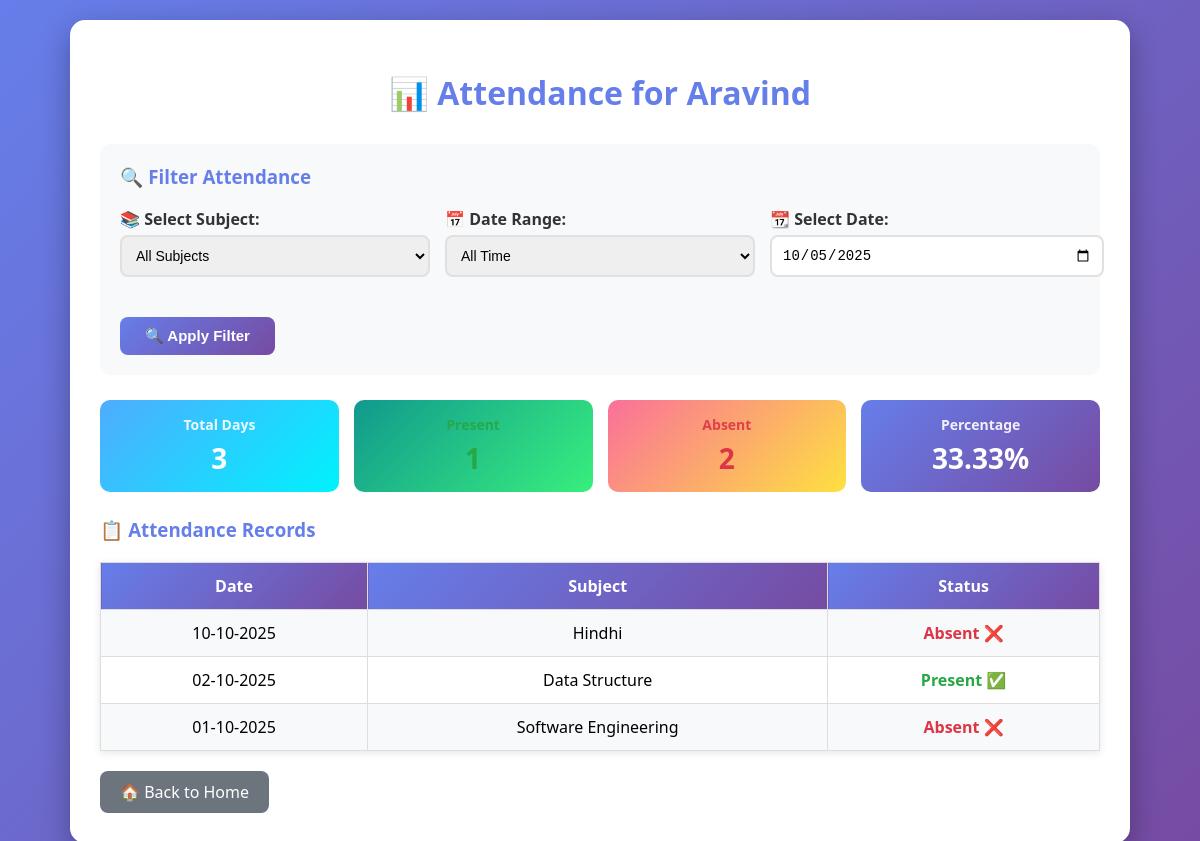
Page /student/Aravind (signed in) on the committed database.
### attendance_project/attendance_app.py (models this page shows)
class Student(db.Model):
    id = db.Column(db.Integer, primary_key=True)
    name = db.Column(db.String(100), unique=True, nullable=False)

class AttendanceRecord(db.Model):
    id = db.Column(db.Integer, primary_key=True)
    student_id = db.Column(db.Integer, db.ForeignKey('student.id'), nullable=False)
    date = db.Column(db.String(20), nullable=False)
    course = db.Column(db.String(100), nullable=False)
    status = db.Column(db.String(1), nullable=False)  # 'P' or 'A'
    info = db.Column(db.String(100), nullable=True)
    student = db.relationship('Student', backref=db.backref('attendance_records', lazy=True))

### attendance_project/attendance_app.py (the view, shortened to what this page needs)
@app.route("/student/<name>")
@login_required
def student_detail(name):
    if session.get('role') == 'Student':
        allowed_student_name = session.get('student_name')
        if not allowed_student_name or name != allowed_student_name:
            flash('You can only view your own attendance records.', 'error')
            return redirect(url_for('front'))
    student = Student.query.filter_by(name=name).first()
    if not student:
        return f"Student {name} not found", 404
    selected_course = request.args.get('course', 'all')
    date_range = request.args.get('range', 'all')
    selected_date = request.args.get('date')
    query = AttendanceRecord.query.filter_by(student_id=student.id)
    if selected_course != 'all':
        query = query.filter_by(course=selected_course)
    records = query.all()
    records_list = [(r.date, r.status, r.course) for r in records]
    records_list.sort(reverse=True)
    total_days = len(records_list)
    present_count = sum(1 for _, s, _ in records_list if s == "P")
    absent_count = sum(1 for _, s, _ in records_list if s == "A")
    percentage = round((present_count / total_days) * 100, 2) if total_days > 0 else 0
    return render_template("student_detail.html",
                           name=name,
                           records=records_list,
                           total_days=total_days,
                           present_count=present_count,
                           absent_count=absent_count,
                           percentage=percentage,
                           courses=courses,
                           selected_course=selected_course,
                           date_range=date_range,
                           selected_date=selected_date or datetime.now().strftime("%Y-%m-%d"))

### attendance_project/attendance_app.py (called while the page is built)
def login_required(f):
    @wraps(f)
    def decorated_function(*args, **kwargs):
        if not session.get('user'):
            flash('Please log in to access this page.', 'error')
            return redirect(url_for('login'))
        return f(*args, **kwargs)
    return decorated_function

### attendance_project/templates/student_detail.html (shortened to what this page needs)
<!DOCTYPE html>
<html>
<head>
</head>
<body>
    <div class="container">
        <h1>📊 Attendance for {{ name }}</h1>
        <div class="filter-section">
            <h3 style="margin-top: 0; color: #667eea;">🔍 Filter Attendance</h3>
            <form method="GET" action="{{ url_for('student_detail', name=name) }}">
                <div class="filter-row">
                    <div class="filter-group">
                        <label for="course">📚 Select Subject:</label>
                        <select name="course" id="course">
                            <option value="all" {% if selected_course == 'all' %}selected{% endif %}>All Subjects</option>
                        </select>
                    </div>
                    <div class="filter-group">
                        <label for="range">📅 Date Range:</label>
                        <select name="range" id="range">
                            <option value="all" {% if date_range == 'all' %}selected{% endif %}>All Time</option>
                        </select>
                    </div>
                    <div class="filter-group">
                        <label for="date">📆 Select Date:</label>
                        <input type="date" name="date" id="date" value="{{ selected_date }}">
                    </div>
                </div>
                <button type="submit" class="btn-filter">🔍 Apply Filter</button>
            </form>
        </div>
        <div class="stats-container">
            <div class="stat-box total">
                <h3>Total Days</h3>
                <p>{{ total_days }}</p>
            </div>
            <div class="stat-box present">
                <h3>Present</h3>
                <p>{{ present_count }}</p>
            </div>
            <div class="stat-box absent">
                <h3>Absent</h3>
                <p>{{ absent_count }}</p>
            </div>
            <div class="stat-box percentage">
                <h3>Percentage</h3>
                <p>{{ percentage }}%</p>
            </div>
        </div>
        <h3 style="color: #667eea;">📋 Attendance Records</h3>
        {% if records %}
        <table>
            <tr>
                <th>Date</th>
                <th>Subject</th>
                <th>Status</th>
            </tr>
            {% for date, status, course in records %}
            <tr>
                <td>{{ date }}</td>
                <td>{{ course }}</td>
                <td>
                    {% if status == "P" %}
                        <span class="present">Present ✅</span>
                    {% elif status == "A" %}
                        <span class="absent">Absent ❌</span>
                    {% else %}
                        {{ status }}
                    {% endif %}
                </td>
            </tr>
            {% endfor %}
        </table>
        {% else %}
        <div class="no-records">
            <p>📭 No attendance records found for the selected filters.</p>
        </div>
        {% endif %}
        <a href="{{ url_for('front') }}" class="back-link">🏠 Back to Home</a>
    </div>
</body>
</html>

### attendance_project/templates/student_detail.html (style rules this page uses)
body { font-family: 'Segoe UI', Tahoma, Geneva, Verdana, sans-serif; margin: 0; padding: 20px; background: linear-gradient(135deg, #667eea 0%, #764ba2 100%); min-height: 100vh; }
.container { max-width: 1000px; margin: 0 auto; background: white; padding: 30px; border-radius: 15px; box-shadow: 0 10px 30px rgba(0,0,0,0.3); }
h1 { color: #667eea; text-align: center; margin-bottom: 30px; }
.filter-section { background: #f8f9fa; padding: 20px; border-radius: 10px; margin-bottom: 25px; }
.filter-row { display: flex; gap: 15px; flex-wrap: wrap; align-items: center; margin-bottom: 15px; }
.filter-group { flex: 1; min-width: 200px; }
label { display: block; font-weight: 600; margin-bottom: 5px; color: #333; }
select, input[type="date"] { width: 100%; padding: 10px; border: 2px solid #e0e0e0; border-radius: 8px; font-size: 14px; transition: border-color 0.3s; }
.btn-filter { padding: 10px 25px; background: linear-gradient(135deg, #667eea 0%, #764ba2 100%); color: white; border: none; border-radius: 8px; cursor: pointer; font-size: 15px; font-weight: 600; margin-top: 25px; transition: transform 0.2s; }
.stats-container { display: flex; gap: 15px; margin-bottom: 25px; flex-wrap: wrap; }
.stat-box { flex: 1; min-width: 150px; padding: 15px; border-radius: 10px; text-align: center; color: white; }
.stat-box.total { background: linear-gradient(135deg, #4facfe 0%, #00f2fe 100%); }
.stat-box.present { background: linear-gradient(135deg, #11998e 0%, #38ef7d 100%); }
.stat-box.absent { background: linear-gradient(135deg, #fa709a 0%, #fee140 100%); }
.stat-box.percentage { background: linear-gradient(135deg, #667eea 0%, #764ba2 100%); }
.stat-box h3 { margin: 0 0 5px 0; font-size: 14px; opacity: 0.9; }
.stat-box p { margin: 0; font-size: 28px; font-weight: bold; }
table { border-collapse: collapse; width: 100%; margin-top: 20px; box-shadow: 0 2px 8px rgba(0,0,0,0.1); }
th, td { border: 1px solid #ddd; padding: 12px; text-align: center; }
th { background: linear-gradient(135deg, #667eea 0%, #764ba2 100%); color: white; font-weight: 600; }
tr:nth-child(even) { background: #f8f9fa; }
.present { color: #28a745; font-weight: bold; }
.absent { color: #dc3545; font-weight: bold; }
.back-link { display: inline-block; margin-top: 20px; padding: 10px 20px; background: #6c757d; color: white; text-decoration: none; border-radius: 8px; transition: background 0.3s; }

### rows in the picture
Student: name "Aravind"
AttendanceRecord: date "10-10-2025", course "Hindhi", shows "Absent ❌"
AttendanceRecord: date "02-10-2025", course "Data Structure", shows "Present ✅"
AttendanceRecord: date "01-10-2025", course "Software Engineering", shows "Absent ❌"

### other values in the picture
{{ total_days }} "3"
{{ present_count }} "1"
{{ absent_count }} "2"
{{ percentage }} "33.33"
